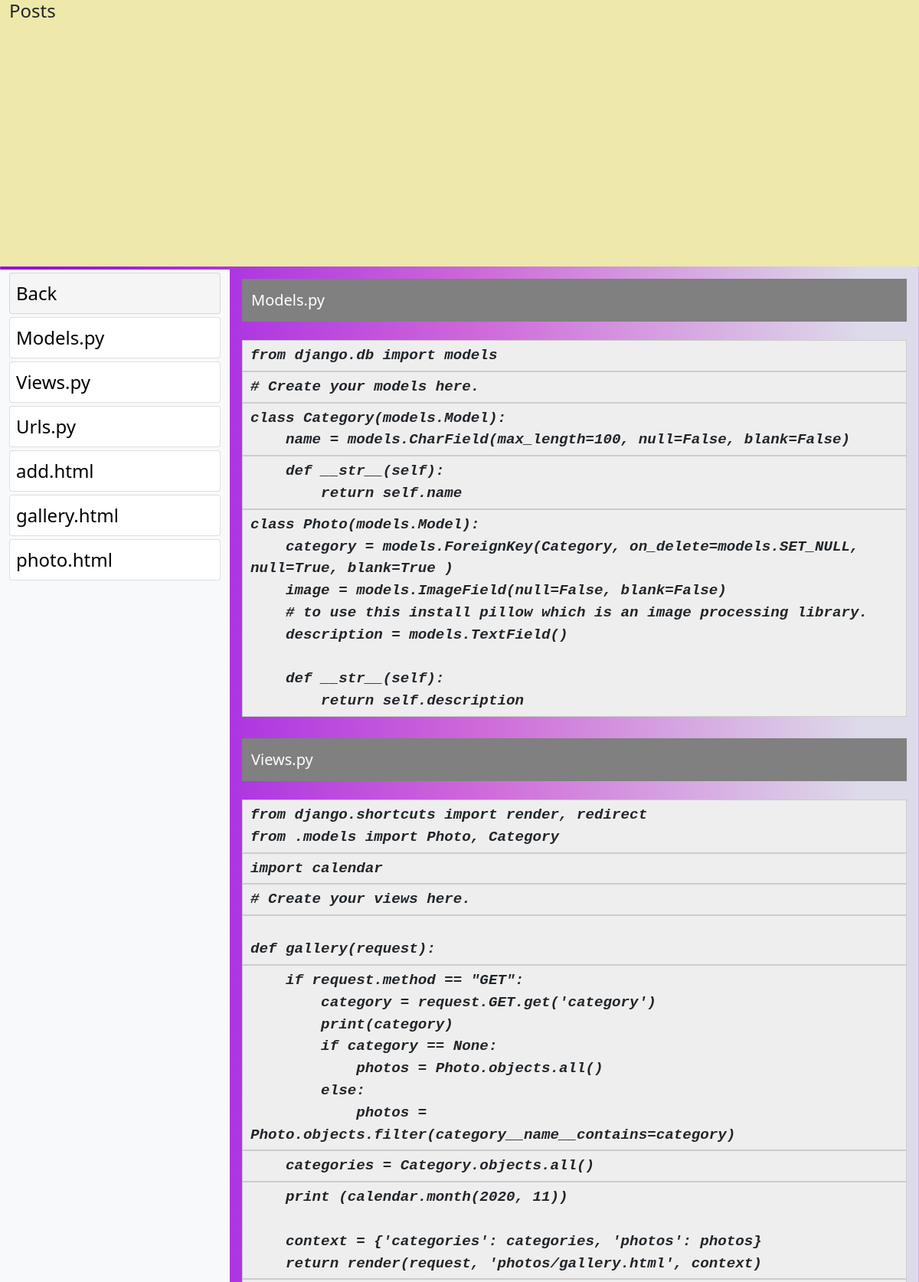
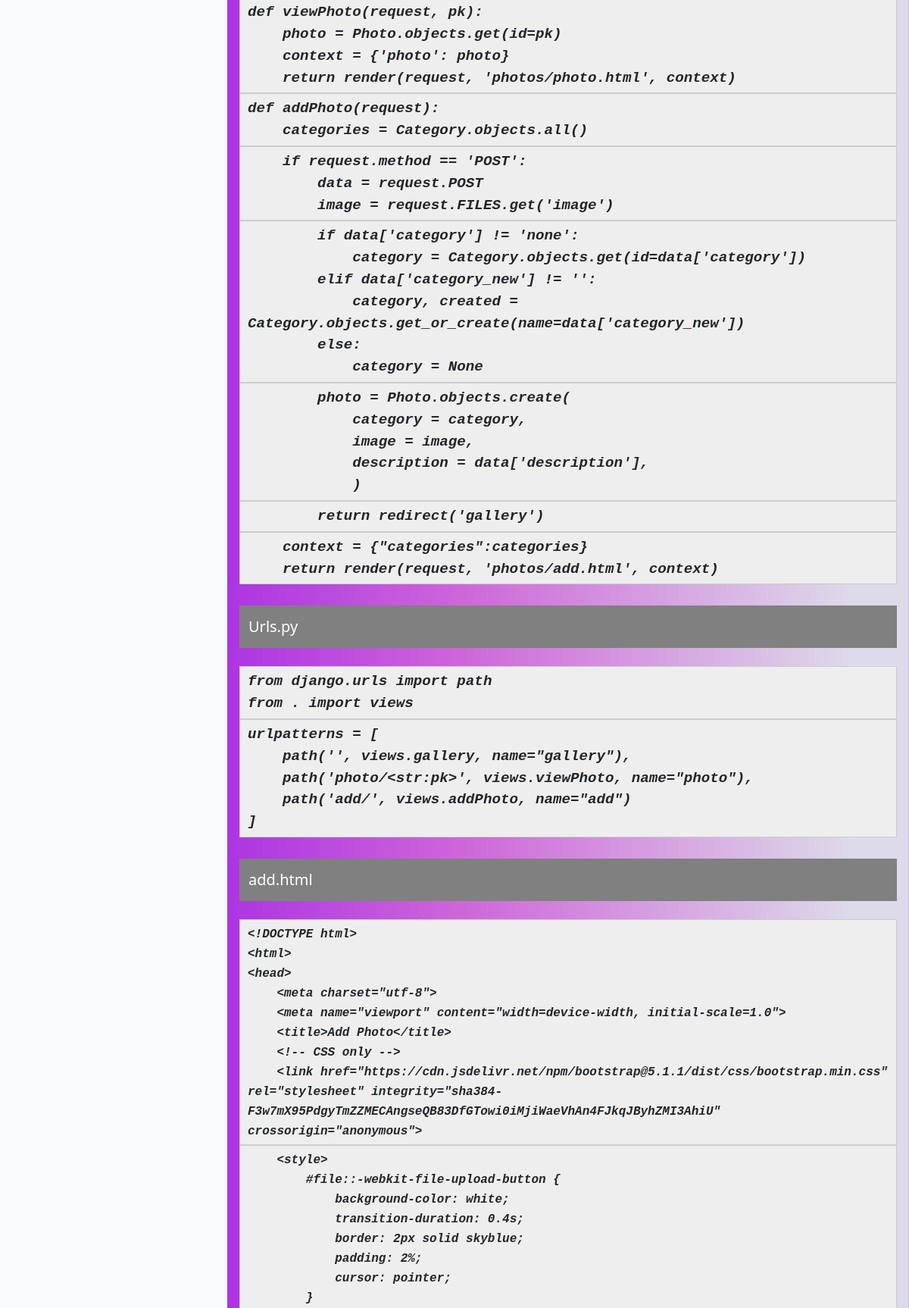
Screenshot of /viewpost/87 (signed in, upper part) with the database file from the repository (2 pictures, top to bottom).
### codeblog/models.py (models this page shows, shortened)
class Content(models.Model):
    post = models.ForeignKey(Post, on_delete=models.CASCADE, null=False, blank=False)
    heading = models.CharField(max_length=100, null=False, blank=False)
    code = RichTextField(blank=False, null=False)

### codeblog/views.py (the view)
# urls.py: path('viewpost/<str:pk>', views.ViewPost, name="view"),
@login_required
def ViewPost(request, pk):
	post = Post.objects.get(pk=pk)
	post_content = post.content_set.all()
	context = {
	    'post_content':post_content
	}
	return render(request, 'codeblog/Posts.html', context)

### codeblog/templates/codeblog/Posts.html (shortened to what this page needs)
{% extends 'codeblog/base.html' %}
{% block content %}
<section class="container-fluid">
	<div class="row">
		<section class="col-md-12 heading" style="background-color: palegoldenrod; height:4vh">
			<h4>Posts</h4>
		</section>
			<ul class="col-md-3 my-1 bg-light desktop-navbar" style="height:93vh; overflow-y: scroll;">
        <li class="mt-1 p-2 card back-link" >
           <a class="back" href="{% url 'index' %}">Back</a>
         </li>
         {% for content in post_content %}
         <li class="mt-1 p-2 card">
           <a href="#{{content.heading|safe}}">{{content.heading|safe}}</a>
         </li>
         {% endfor %}
      </ul>
		<section class="col-md-9 my-1 code-section">
      {% for content in post_content %}
      <div class="row m-1">
			<h5 class="col my-2 py-3 code-title w-100" id="{{content.heading|safe}}">{{content.heading|safe}}</h5>
      <p class="col-md-12 m-2">
        {{content.code|safe}}
      </p>
      </div>
      {% endfor %}
		</section>
	</div>
</section>
{% endblock %}

### codeblog/templates/codeblog/base.html (style rules this page uses)
body { animation: fadeInAnimation ease 0.5s; animation-iteration-count: 1; animation-fill-mode: forwards; background: rgb(147,11,232); background: linear-gradient(90deg, rgba(147,11,232,1) 3%, rgba(206,105,217,1) 52%, rgba(221,219,233,1) 94%); }

### codeblog/templates/codeblog/Posts.html (style rules this page uses)
ul { list-style-type: none; }
a { cursor: pointer; color: black; text-decoration: none; font-size: 1.5em; }
.card { background-color: white; }
.code-title { background-color: gray; color: white; }
.code-section { height: 94vh; overflow-y: scroll; }
.back-link { background-color: whitesmoke; color: black; }

### rows the page displays
Content: heading "Models.py", code "from django.db import models # Create your models here. class Category(models.Model): name = models.CharField(max_length=100, null=False, blank=False) def __str__(self): return self.name class Photo(models.Model): category = models.ForeignKey(Category, on_delete=models.SET_NULL, null=True, blank=True ) image = models.ImageField(null=False, blank=False) # to use this install pillow which is an image processing library. description = models.TextField() def __str__(self): return self.description"
Content: heading "Views.py", code "from django.shortcuts import render, redirect from .models import Photo, Category import calendar # Create your views here. def gallery(request): if request.method == \"GET\": category = request.GET.get('category') print(category) if category == None: photos = Photo.objects.all() else: photos = Photo.objects.filter(category__name__contains=category) categories = Category.objects.all() print (calendar.month(2020, 11)) context = {'categories': categories, 'photos': photos} return render(request, 'photos/gallery.html', context) def viewPhoto(request, pk): photo = Photo.objects.get(id=pk) context = {'photo': photo} return render(request, 'photos/photo.html', context) def addPhoto(request):…"
Content: heading "Urls.py", code "from django.urls import path from . import views urlpatterns = [ path('', views.gallery, name=\"gallery\"), path('photo/<str:pk>', views.viewPhoto, name=\"photo\"), path('add/', views.addPhoto, name=\"add\") ]"
Content: heading "add.html", code "<!DOCTYPE html> <html> <head> <meta charset=\"utf-8\"> <meta name=\"viewport\" content=\"width=device-width, initial-scale=1.0\"> <title>Add Photo</title> <!-- CSS only --> <link href=\"https://cdn.jsdelivr.net/npm/bootstrap@5.1.1/dist/css/bootstrap.min.css\" rel=\"stylesheet\" integrity=\"sha384-F3w7mX95PdgyTmZZMECAngseQB83DfGTowi0iMjiWaeVhAn4FJkqJByhZMI3AhiU\" crossorigin=\"anonymous\"> <style> #file::-webkit-file-upload-button { background-color: white; transition-duration: 0.4s; border: 2px solid skyblue; padding: 2%; cursor: pointer; }"
Content: heading "gallery.html"
Content: heading "photo.html"
